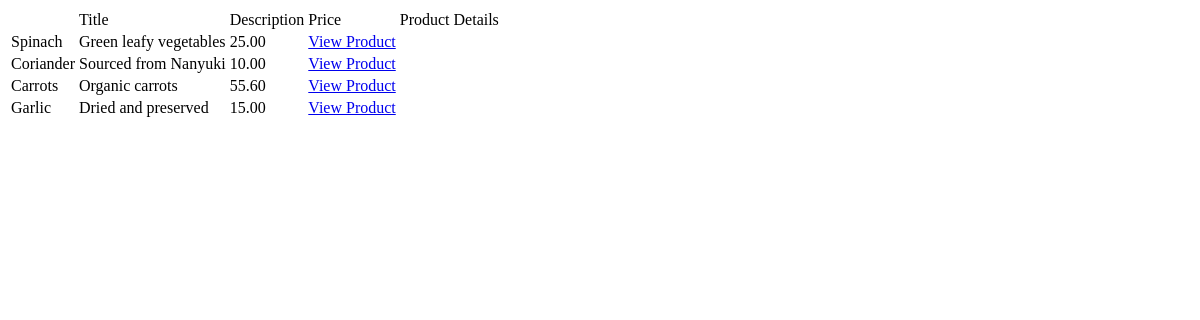
Before: /inventory/products/list with the older database file.
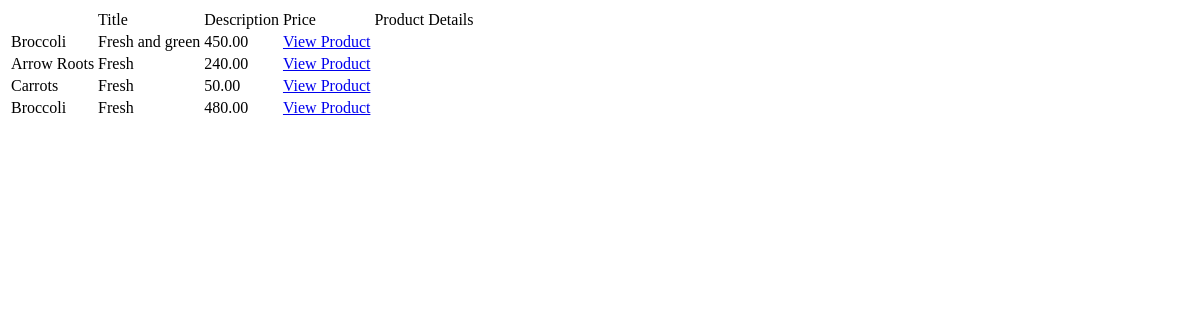
After: the same page with the newer database file.
### inventory/models.py (models this page shows, shortened)
class Product(models.Model):
    vendor = models.ForeignKey(Vendor, on_delete=models.CASCADE)
    name = models.CharField(max_length=32)
    description = models.TextField()
    image = models.ImageField(upload_to= 'images')
    price = models.DecimalField(max_digits = 6, decimal_places = 2)
    stock = models.PositiveIntegerField()
    date_created = models.DateTimeField(auto_now_add=True)
    date_updated = models.DateTimeField(auto_now=True)

### inventory/views.py (the view)
# urls.py: path("products/list", products_list, name = "products_list_view"),
def products_list(request):
    products = Product.objects.all()
    return render (request, "inventory/products_list.html", {"products": products})

### templates/inventory/products_list.html (shortened to what this page needs)
<!DOCTYPE html>
<html lang="en">
<head>
</head>
<body>
    <table>
        <th>
            <td>Title</td>
            <td>Description</td>
            <td>Price</td>
            <td>Product Details</td>
        </th>
        {%for product in products%}
        <tr>
        <td>{{product.name}}</td>
        <td>{{product.description}}</td>
        <td>{{product.price}}</td>
        <td><a href = "{% url 'product_detail_view' id=product.id %}">View Product</a></td>
        </tr>
        {%endfor%}
    </table>
</body>
</html>

Changed rows visible on the page:
removed Product: name "Spinach", description "Green leafy vegetables", price "25.00"
removed Product: name "Coriander", description "Sourced from Nanyuki", price "10.00"
removed Product: name "Garlic", description "Dried and preserved", price "15.00"
added Product: name "Broccoli", description "Fresh and green", price "450.00"
added Product: name "Arrow Roots", description "Fresh", price "240.00"
changed Product "Carrots": description "Organic carrots" → "Fresh"; price "55.60" → "50.00"
added Product: name "Broccoli", description "Fresh", price "480.00"
